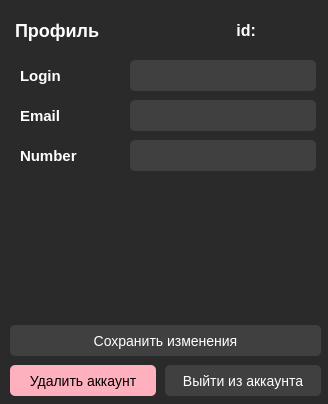
<?xml version="1.0" encoding="UTF-8"?>
<ui version="4.0">
 <class>profile</class>
 <widget class="QDialog" name="profile">
  <property name="geometry">
   <rect>
    <x>0</x>
    <y>0</y>
    <width>328</width>
    <height>404</height>
   </rect>
  </property>
  <property name="windowTitle">
   <string>Dialog</string>
  </property>
  <property name="styleSheet">
   <string notr="true">background-color: #2a2a2a;</string>
  </property>
  <widget class="QLabel" name="label">
   <property name="geometry">
    <rect>
     <x>15</x>
     <y>20</y>
     <width>196</width>
     <height>21</height>
    </rect>
   </property>
   <property name="font">
    <font>
     <pointsize>-1</pointsize>
     <weight>75</weight>
     <bold>true</bold>
    </font>
   </property>
   <property name="styleSheet">
    <string notr="true">font-size: 18px;
color: white;</string>
   </property>
   <property name="text">
    <string>Профиль</string>
   </property>
  </widget>
  <widget class="QPushButton" name="pushButton">
   <property name="geometry">
    <rect>
     <x>10</x>
     <y>365</y>
     <width>146</width>
     <height>31</height>
    </rect>
   </property>
   <property name="styleSheet">
    <string notr="true">padding: 2px;
font-size: 14px;
height: 28px;
color: black;
background-color: #ffb0be;
border-radius: 5px;</string>
   </property>
   <property name="text">
    <string>Удалить аккаунт</string>
   </property>
  </widget>
  <widget class="QLabel" name="label_2">
   <property name="geometry">
    <rect>
     <x>260</x>
     <y>20</y>
     <width>56</width>
     <height>21</height>
    </rect>
   </property>
   <property name="font">
    <font>
     <pointsize>-1</pointsize>
     <weight>75</weight>
     <bold>true</bold>
    </font>
   </property>
   <property name="styleSheet">
    <string notr="true">font-size: 16px;
color: white;</string>
   </property>
   <property name="text">
    <string/>
   </property>
   <property name="alignment">
    <set>Qt::AlignLeading|Qt::AlignLeft|Qt::AlignVCenter</set>
   </property>
  </widget>
  <widget class="QLabel" name="label_3">
   <property name="geometry">
    <rect>
     <x>225</x>
     <y>20</y>
     <width>31</width>
     <height>21</height>
    </rect>
   </property>
   <property name="font">
    <font>
     <pointsize>-1</pointsize>
     <weight>75</weight>
     <bold>true</bold>
    </font>
   </property>
   <property name="styleSheet">
    <string notr="true">font-size: 16px;
color: white;</string>
   </property>
   <property name="text">
    <string>id:</string>
   </property>
   <property name="alignment">
    <set>Qt::AlignRight|Qt::AlignTrailing|Qt::AlignVCenter</set>
   </property>
  </widget>
  <widget class="QPushButton" name="pushButton_2">
   <property name="geometry">
    <rect>
     <x>10</x>
     <y>325</y>
     <width>311</width>
     <height>31</height>
    </rect>
   </property>
   <property name="styleSheet">
    <string notr="true">padding: 2px;
font-size: 14px;
height: 28px;
color: white;
background-color: #404040;
border-radius: 5px;</string>
   </property>
   <property name="text">
    <string>Сохранить изменения</string>
   </property>
  </widget>
  <widget class="QLineEdit" name="lineEdit">
   <property name="geometry">
    <rect>
     <x>130</x>
     <y>60</y>
     <width>186</width>
     <height>31</height>
    </rect>
   </property>
   <property name="styleSheet">
    <string notr="true">padding: 2px;
font-size: 14px;
height: 28px;
color: white;
background-color: #404040;
border-radius: 5px;</string>
   </property>
  </widget>
  <widget class="QLabel" name="label_4">
   <property name="geometry">
    <rect>
     <x>20</x>
     <y>65</y>
     <width>61</width>
     <height>21</height>
    </rect>
   </property>
   <property name="font">
    <font>
     <pointsize>-1</pointsize>
     <weight>75</weight>
     <bold>true</bold>
    </font>
   </property>
   <property name="styleSheet">
    <string notr="true">font-size: 15px;
color: white;</string>
   </property>
   <property name="text">
    <string>Login</string>
   </property>
  </widget>
  <widget class="QLabel" name="label_5">
   <property name="geometry">
    <rect>
     <x>20</x>
     <y>105</y>
     <width>61</width>
     <height>21</height>
    </rect>
   </property>
   <property name="font">
    <font>
     <pointsize>-1</pointsize>
     <weight>75</weight>
     <bold>true</bold>
    </font>
   </property>
   <property name="styleSheet">
    <string notr="true">font-size: 15px;
color: white;</string>
   </property>
   <property name="text">
    <string>Email</string>
   </property>
  </widget>
  <widget class="QLineEdit" name="lineEdit_2">
   <property name="geometry">
    <rect>
     <x>130</x>
     <y>100</y>
     <width>186</width>
     <height>31</height>
    </rect>
   </property>
   <property name="styleSheet">
    <string notr="true">padding: 2px;
font-size: 14px;
height: 28px;
color: white;
background-color: #404040;
border-radius: 5px;</string>
   </property>
  </widget>
  <widget class="QLineEdit" name="lineEdit_3">
   <property name="geometry">
    <rect>
     <x>130</x>
     <y>140</y>
     <width>186</width>
     <height>31</height>
    </rect>
   </property>
   <property name="styleSheet">
    <string notr="true">padding: 2px;
font-size: 14px;
height: 28px;
color: white;
background-color: #404040;
border-radius: 5px;</string>
   </property>
  </widget>
  <widget class="QLabel" name="label_6">
   <property name="geometry">
    <rect>
     <x>20</x>
     <y>145</y>
     <width>71</width>
     <height>21</height>
    </rect>
   </property>
   <property name="font">
    <font>
     <pointsize>-1</pointsize>
     <weight>75</weight>
     <bold>true</bold>
    </font>
   </property>
   <property name="styleSheet">
    <string notr="true">font-size: 15px;
color: white;</string>
   </property>
   <property name="text">
    <string>Number</string>
   </property>
  </widget>
  <widget class="QPushButton" name="pushButton_3">
   <property name="geometry">
    <rect>
     <x>165</x>
     <y>365</y>
     <width>156</width>
     <height>31</height>
    </rect>
   </property>
   <property name="styleSheet">
    <string notr="true">padding: 2px;
font-size: 14px;
height: 28px;
color: white;
background-color: #404040;
border-radius: 5px;</string>
   </property>
   <property name="text">
    <string>Выйти из аккаунта</string>
   </property>
  </widget>
 </widget>
 <resources/>
 <connections/>
</ui>
